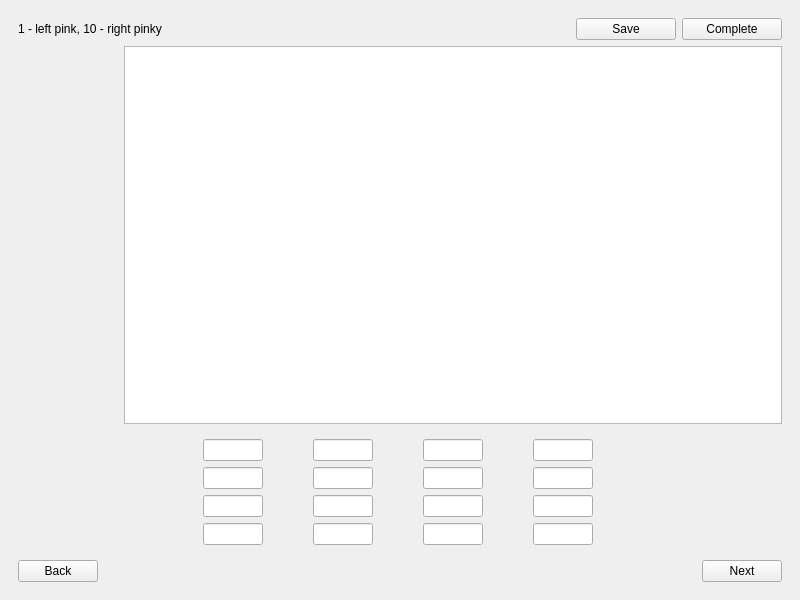
<?xml version="1.0" encoding="UTF-8"?>
<ui version="4.0">
 <class>MainWindow</class>
 <widget class="QMainWindow" name="MainWindow">
  <property name="geometry">
   <rect>
    <x>0</x>
    <y>0</y>
    <width>800</width>
    <height>600</height>
   </rect>
  </property>
  <property name="windowTitle">
   <string>MainWindow</string>
  </property>
  <widget class="QWidget" name="centralwidget">
   <layout class="QVBoxLayout" name="verticalLayout_2">
    <item>
     <widget class="QStackedWidget" name="stackedWidget">
      <property name="currentIndex">
       <number>0</number>
      </property>
      <widget class="QWidget" name="edit">
       <layout class="QVBoxLayout" name="verticalLayout">
        <item>
         <layout class="QHBoxLayout" name="horizontalLayout">
          <item>
           <widget class="QLabel" name="label">
            <property name="text">
             <string>1 - left pink, 10 - right pinky</string>
            </property>
           </widget>
          </item>
          <item>
           <widget class="QPushButton" name="saveButton">
            <property name="maximumSize">
             <size>
              <width>100</width>
              <height>16777215</height>
             </size>
            </property>
            <property name="text">
             <string>Save</string>
            </property>
           </widget>
          </item>
          <item>
           <widget class="QPushButton" name="completeButton">
            <property name="maximumSize">
             <size>
              <width>100</width>
              <height>16777215</height>
             </size>
            </property>
            <property name="text">
             <string>Complete</string>
            </property>
           </widget>
          </item>
         </layout>
        </item>
        <item>
         <layout class="QHBoxLayout" name="horizontalLayout_5">
          <item>
           <widget class="QLabel" name="beatLabel">
            <property name="minimumSize">
             <size>
              <width>100</width>
              <height>0</height>
             </size>
            </property>
            <property name="text">
             <string/>
            </property>
            <property name="alignment">
             <set>Qt::AlignCenter</set>
            </property>
           </widget>
          </item>
          <item>
           <widget class="QGraphicsView" name="imgView"/>
          </item>
         </layout>
        </item>
        <item>
         <layout class="QHBoxLayout" name="horizontalLayout_2">
          <item>
           <widget class="QWidget" name="widget" native="true">
            <property name="minimumSize">
             <size>
              <width>0</width>
              <height>0</height>
             </size>
            </property>
            <property name="maximumSize">
             <size>
              <width>500</width>
              <height>500</height>
             </size>
            </property>
            <layout class="QGridLayout" name="gridLayout">
             <item row="2" column="0">
              <widget class="QLineEdit" name="grid_9">
               <property name="maximumSize">
                <size>
                 <width>60</width>
                 <height>16777215</height>
                </size>
               </property>
              </widget>
             </item>
             <item row="0" column="3">
              <widget class="QLineEdit" name="grid_4">
               <property name="maximumSize">
                <size>
                 <width>60</width>
                 <height>16777215</height>
                </size>
               </property>
              </widget>
             </item>
             <item row="0" column="1">
              <widget class="QLineEdit" name="grid_2">
               <property name="maximumSize">
                <size>
                 <width>60</width>
                 <height>16777215</height>
                </size>
               </property>
              </widget>
             </item>
             <item row="0" column="2">
              <widget class="QLineEdit" name="grid_3">
               <property name="maximumSize">
                <size>
                 <width>60</width>
                 <height>16777215</height>
                </size>
               </property>
              </widget>
             </item>
             <item row="2" column="2">
              <widget class="QLineEdit" name="grid_11">
               <property name="maximumSize">
                <size>
                 <width>60</width>
                 <height>16777215</height>
                </size>
               </property>
              </widget>
             </item>
             <item row="0" column="0">
              <widget class="QLineEdit" name="grid_1">
               <property name="maximumSize">
                <size>
                 <width>60</width>
                 <height>16777215</height>
                </size>
               </property>
              </widget>
             </item>
             <item row="1" column="0">
              <widget class="QLineEdit" name="grid_5">
               <property name="maximumSize">
                <size>
                 <width>60</width>
                 <height>16777215</height>
                </size>
               </property>
              </widget>
             </item>
             <item row="2" column="1">
              <widget class="QLineEdit" name="grid_10">
               <property name="maximumSize">
                <size>
                 <width>60</width>
                 <height>16777215</height>
                </size>
               </property>
              </widget>
             </item>
             <item row="3" column="0">
              <widget class="QLineEdit" name="grid_13">
               <property name="maximumSize">
                <size>
                 <width>60</width>
                 <height>16777215</height>
                </size>
               </property>
              </widget>
             </item>
             <item row="1" column="1">
              <widget class="QLineEdit" name="grid_6">
               <property name="maximumSize">
                <size>
                 <width>60</width>
                 <height>16777215</height>
                </size>
               </property>
              </widget>
             </item>
             <item row="1" column="2">
              <widget class="QLineEdit" name="grid_7">
               <property name="maximumSize">
                <size>
                 <width>60</width>
                 <height>16777215</height>
                </size>
               </property>
              </widget>
             </item>
             <item row="1" column="3">
              <widget class="QLineEdit" name="grid_8">
               <property name="maximumSize">
                <size>
                 <width>60</width>
                 <height>16777215</height>
                </size>
               </property>
              </widget>
             </item>
             <item row="2" column="3">
              <widget class="QLineEdit" name="grid_12">
               <property name="maximumSize">
                <size>
                 <width>60</width>
                 <height>16777215</height>
                </size>
               </property>
              </widget>
             </item>
             <item row="3" column="1">
              <widget class="QLineEdit" name="grid_14">
               <property name="maximumSize">
                <size>
                 <width>60</width>
                 <height>16777215</height>
                </size>
               </property>
              </widget>
             </item>
             <item row="3" column="2">
              <widget class="QLineEdit" name="grid_15">
               <property name="maximumSize">
                <size>
                 <width>60</width>
                 <height>16777215</height>
                </size>
               </property>
              </widget>
             </item>
             <item row="3" column="3">
              <widget class="QLineEdit" name="grid_16">
               <property name="maximumSize">
                <size>
                 <width>60</width>
                 <height>16777215</height>
                </size>
               </property>
              </widget>
             </item>
            </layout>
           </widget>
          </item>
         </layout>
        </item>
        <item>
         <layout class="QHBoxLayout" name="horizontalLayout_3">
          <item>
           <widget class="QPushButton" name="backButton">
            <property name="maximumSize">
             <size>
              <width>100</width>
              <height>16777215</height>
             </size>
            </property>
            <property name="text">
             <string>Back</string>
            </property>
           </widget>
          </item>
          <item>
           <spacer name="horizontalSpacer">
            <property name="orientation">
             <enum>Qt::Horizontal</enum>
            </property>
            <property name="sizeHint" stdset="0">
             <size>
              <width>40</width>
              <height>20</height>
             </size>
            </property>
           </spacer>
          </item>
          <item>
           <widget class="QPushButton" name="nextButton">
            <property name="maximumSize">
             <size>
              <width>100</width>
              <height>16777215</height>
             </size>
            </property>
            <property name="text">
             <string>Next</string>
            </property>
           </widget>
          </item>
         </layout>
        </item>
       </layout>
      </widget>
      <widget class="QWidget" name="page_2">
       <layout class="QVBoxLayout" name="verticalLayout_3">
        <item>
         <layout class="QHBoxLayout" name="horizontalLayout_4">
          <item>
           <widget class="QPushButton" name="startButton">
            <property name="maximumSize">
             <size>
              <width>200</width>
              <height>100</height>
             </size>
            </property>
            <property name="text">
             <string>Start</string>
            </property>
           </widget>
          </item>
         </layout>
        </item>
       </layout>
      </widget>
     </widget>
    </item>
   </layout>
  </widget>
 </widget>
 <resources/>
 <connections/>
</ui>
